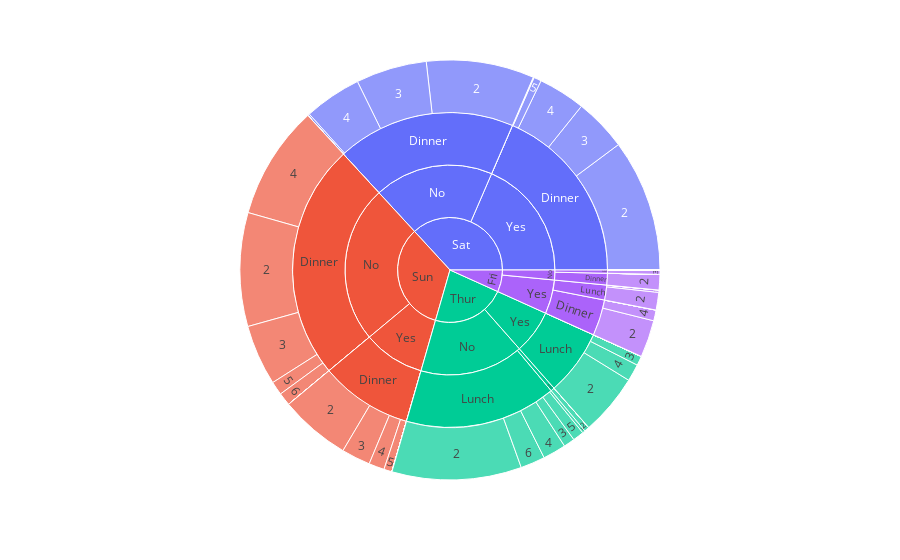

Notebook code for this chart:
### Code cell
fig = px.sunburst(df,path=['day','smoker','time','size'],values='total_bill')
fig.show()

### Figure 1 — Plotly figure (JSON) as saved in the notebook; plotly's stock layout.template omitted (floating-point values rounded to 4 significant figures)
{"data": [{"branchvalues": "total", "domain": {"x": [0, 1], "y": [0, 1]}, "hovertemplate": "labels=%{label}<br>total_bill=%{value}<br>parent=%{parent}<br>id=%{id}<extra></extra>", "ids": ["Thur/Yes/Lunch/1", "Fri/Yes/Lunch/1", "Sat/Yes/Lunch/1", "Sun/Yes/Lunch/1", "Thur/No/Lunch/1", "Fri/No/Lunch/1", "Sat/No/Lunch/1", "Sun/No/Lunch/1", "Thur/Yes/Dinner/1", "Fri/Yes/Dinner/1", "Sat/Yes/Dinner/1", "Sun/Yes/Dinner/1", "Thur/No/Dinner/1", "Fri/No/Dinner/1", "Sat/No/Dinner/1", "Sun/No/Dinner/1", "Thur/Yes/Lunch/2", "Fri/Yes/Lunch/2", "Sat/Yes/Lunch/2", "Sun/Yes/Lunch/2", "Thur/No/Lunch/2", "Fri/No/Lunch/2", "Sat/No/Lunch/2", "Sun/No/Lunch/2", "Thur/Yes/Dinner/2", "Fri/Yes/Dinner/2", "Sat/Yes/Dinner/2", "Sun/Yes/Dinner/2", "Thur/No/Dinner/2", "Fri/No/Dinner/2", "Sat/No/Dinner/2", "Sun/No/Dinner/2", "Thur/Yes/Lunch/3", "Fri/Yes/Lunch/3", "Sat/Yes/Lunch/3", "Sun/Yes/Lunch/3", "Thur/No/Lunch/3", "Fri/No/Lunch/3", "Sat/No/Lunch/3", "Sun/No/Lunch/3", "Thur/Yes/Dinner/3", "Fri/Yes/Dinner/3", "Sat/Yes/Dinner/3", "Sun/Yes/Dinner/3", "Thur/No/Dinner/3", "Fri/No/Dinner/3", "Sat/No/Dinner/3", "Sun/No/Dinner/3", "Thur/Yes/Lunch/4", "Fri/Yes/Lunch/4", "Sat/Yes/Lunch/4", "Sun/Yes/Lunch/4", "Thur/No/Lunch/4", "Fri/No/Lunch/4", "Sat/No/Lunch/4", "Sun/No/Lunch/4", "Thur/Yes/Dinner/4", "Fri/Yes/Dinner/4", "Sat/Yes/Dinner/4", "Sun/Yes/Dinner/4", "Thur/No/Dinner/4", "Fri/No/Dinner/4", "Sat/No/Dinner/4", "Sun/No/Dinner/4", "Thur/Yes/Lunch/5", "Fri/Yes/Lunch/5", "Sat/Yes/Lunch/5", "Sun/Yes/Lunch/5", "Thur/No/Lunch/5", "Fri/No/Lunch/5", "Sat/No/Lunch/5", "Sun/No/Lunch/5", "Thur/Yes/Dinner/5", "Fri/Yes/Dinner/5", "Sat/Yes/Dinner/5", "Sun/Yes/Dinner/5", "Thur/No/Dinner/5", "Fri/No/Dinner/5", "Sat/No/Dinner/5", "Sun/No/Dinner/5", "Thur/Yes/Lunch/6", "Fri/Yes/Lunch/6", "Sat/Yes/Lunch/6", "Sun/Yes/Lunch/6", "Thur/No/Lunch/6", "Fri/No/Lunch/6", "Sat/No/Lunch/6", "Sun/No/Lunch/6", "Thur/Yes/Dinner/6", "Fri/Yes/Dinner/6", "Sat/Yes/Dinner/6", "Sun/Yes/Dinner/6", "Thur/No/Dinner/6", "Fri/No/Dinner/6", "Sat/No/Dinner/6", "Sun/No/Dinner/6", "Thur/Yes/Lunch", "Fri/Yes/Lunch", "Sat/Yes/Lunch", "Sun/Yes/Lunch", "Thur/No/Lunch", "Fri/No/Lunch", "Sat/No/Lunch", "Sun/No/Lunch", "Thur/Yes/Dinner", "Fri/Yes/Dinner", "Sat/Yes/Dinner", "Sun/Yes/Dinner", "Thur/No/Dinner", "Fri/No/Dinner", "Sat/No/Dinner", "Sun/No/Dinner", "Thur/Yes", "Fri/Yes", "Sat/Yes", "Sun/Yes", "Thur/No", "Fri/No", "Sat/No", "Sun/No", "Thur", "Fri", "Sat", "Sun"], "labels": ["1", "1", "1", "1", "1", "1", "1", "1", "1", "1", "1", "1", "1", "1", "1", "1", "2", "2", "2", "2", "2", "2", "2", "2", "2", "2", "2", "2", "2", "2", "2", "2", "3", "3", "3", "3", "3", "3", "3", "3", "3", "3", "3", "3", "3", "3", "3", "3", "4", "4", "4", "4", "4", "4", "4", "4", "4", "4", "4", "4", "4", "4", "4", "4", "5", "5", "5", "5", "5", "5", "5", "5", "5", "5", "5", "5", "5", "5", "5", "5", "6", "6", "6", "6", "6", "6", "6", "6", "6", "6", "6", "6", "6", "6", "6", "6", "Lunch", "Lunch", "Lunch", "Lunch", "Lunch", "Lunch", "Lunch", "Lunch", "Dinner", "Dinner", "Dinner", "Dinner", "Dinner", "Dinner", "Dinner", "Dinner", "Yes", "Yes", "Yes", "Yes", "No", "No", "No", "No", "Thur", "Fri", "Sat", "Sun"], "name": "", "parents": ["Thur/Yes/Lunch", "Fri/Yes/Lunch", "Sat/Yes/Lunch", "Sun/Yes/Lunch", "Thur/No/Lunch", "Fri/No/Lunch", "Sat/No/Lunch", "Sun/No/Lunch", "Thur/Yes/Dinner", "Fri/Yes/Dinner", "Sat/Yes/Dinner", "Sun/Yes/Dinner", "Thur/No/Dinner", "Fri/No/Dinner", "Sat/No/Dinner", "Sun/No/Dinner", "Thur/Yes/Lunch", "Fri/Yes/Lunch", "Sat/Yes/Lunch", "Sun/Yes/Lunch", "Thur/No/Lunch", "Fri/No/Lunch", "Sat/No/Lunch", "Sun/No/Lunch", "Thur/Yes/Dinner", "Fri/Yes/Dinner", "Sat/Yes/Dinner", "Sun/Yes/Dinner", "Thur/No/Dinner", "Fri/No/Dinner", "Sat/No/Dinner", "Sun/No/Dinner", "Thur/Yes/Lunch", "Fri/Yes/Lunch", "Sat/Yes/Lunch", "Sun/Yes/Lunch", "Thur/No/Lunch", "Fri/No/Lunch", "Sat/No/Lunch", "Sun/No/Lunch", "Thur/Yes/Dinner", "Fri/Yes/Dinner", "Sat/Yes/Dinner", "Sun/Yes/Dinner", "Thur/No/Dinner", "Fri/No/Dinner", "Sat/No/Dinner", "Sun/No/Dinner", "Thur/Yes/Lunch", "Fri/Yes/Lunch", "Sat/Yes/Lunch", "Sun/Yes/Lunch", "Thur/No/Lunch", "Fri/No/Lunch", "Sat/No/Lunch", "Sun/No/Lunch", "Thur/Yes/Dinner", "Fri/Yes/Dinner", "Sat/Yes/Dinner", "Sun/Yes/Dinner", "Thur/No/Dinner", "Fri/No/Dinner", "Sat/No/Dinner", "Sun/No/Dinner", "Thur/Yes/Lunch", "Fri/Yes/Lunch", "Sat/Yes/Lunch", "Sun/Yes/Lunch", "Thur/No/Lunch", "Fri/No/Lunch", "Sat/No/Lunch", "Sun/No/Lunch", "Thur/Yes/Dinner", "Fri/Yes/Dinner", "Sat/Yes/Dinner", "Sun/Yes/Dinner", "Thur/No/Dinner", "Fri/No/Dinner", "Sat/No/Dinner", "Sun/No/Dinner", "Thur/Yes/Lunch", "Fri/Yes/Lunch", "Sat/Yes/Lunch", "Sun/Yes/Lunch", "Thur/No/Lunch", "Fri/No/Lunch", "Sat/No/Lunch", "Sun/No/Lunch", "Thur/Yes/Dinner", "Fri/Yes/Dinner", "Sat/Yes/Dinner", "Sun/Yes/Dinner", "Thur/No/Dinner", "Fri/No/Dinner", "Sat/No/Dinner", "Sun/No/Dinner", "Thur/Yes", "Fri/Yes", "Sat/Yes", "Sun/Yes", "Thur/No", "Fri/No", "Sat/No", "Sun/No", "Thur/Yes", "Fri/Yes", "Sat/Yes", "Sun/Yes", "Thur/No", "Fri/No", "Sat/No", "Sun/No", "Thur", "Fri", "Sat", "Sun", "Thur", "Fri", "Sat", "Sun", "", "", "", ""], "type": "sunburst", "values": [0, 8.58, 0, 0, 10.07, 0, 0, 0, 0, 0, 3.07, 0, 0, 0, 7.25, 0, 227.4, 65.36, 0, 0, 481.3, 0, 0, 0, 0, 138.1, 491.7, 262.5, 18.78, 57.7, 400.7, 422.3, 35.18, 0, 0, 0, 41.46, 15.98, 0, 0, 0, 0, 195.6, 107.5, 0, 0, 263.6, 225.3, 63.64, 0, 0, 0, 86.11, 0, 0, 0, 0, 40.17, 175.1, 57.82, 0, 0, 213.3, 422.6, 0, 0, 0, 0, 41.19, 0, 0, 0, 0, 0, 28.15, 30.46, 0, 0, 0, 50.54, 0, 0, 0, 0, 91.15, 0, 0, 0, 0, 0, 0, 0, 0, 0, 0, 48.17, 326.2, 73.94, 0, 0, 751.3, 15.98, 0, 0, 0, 178.3, 893.6, 458.3, 18.78, 57.7, 884.8, 1169.0, 326.2, 252.2, 893.6, 458.3, 770.1, 73.68, 884.8, 1169.0, 1096.0, 325.9, 1778.0, 1627.0]}], "layout": {"legend": {"tracegroupgap": 0}, "margin": {"t": 60}}}
